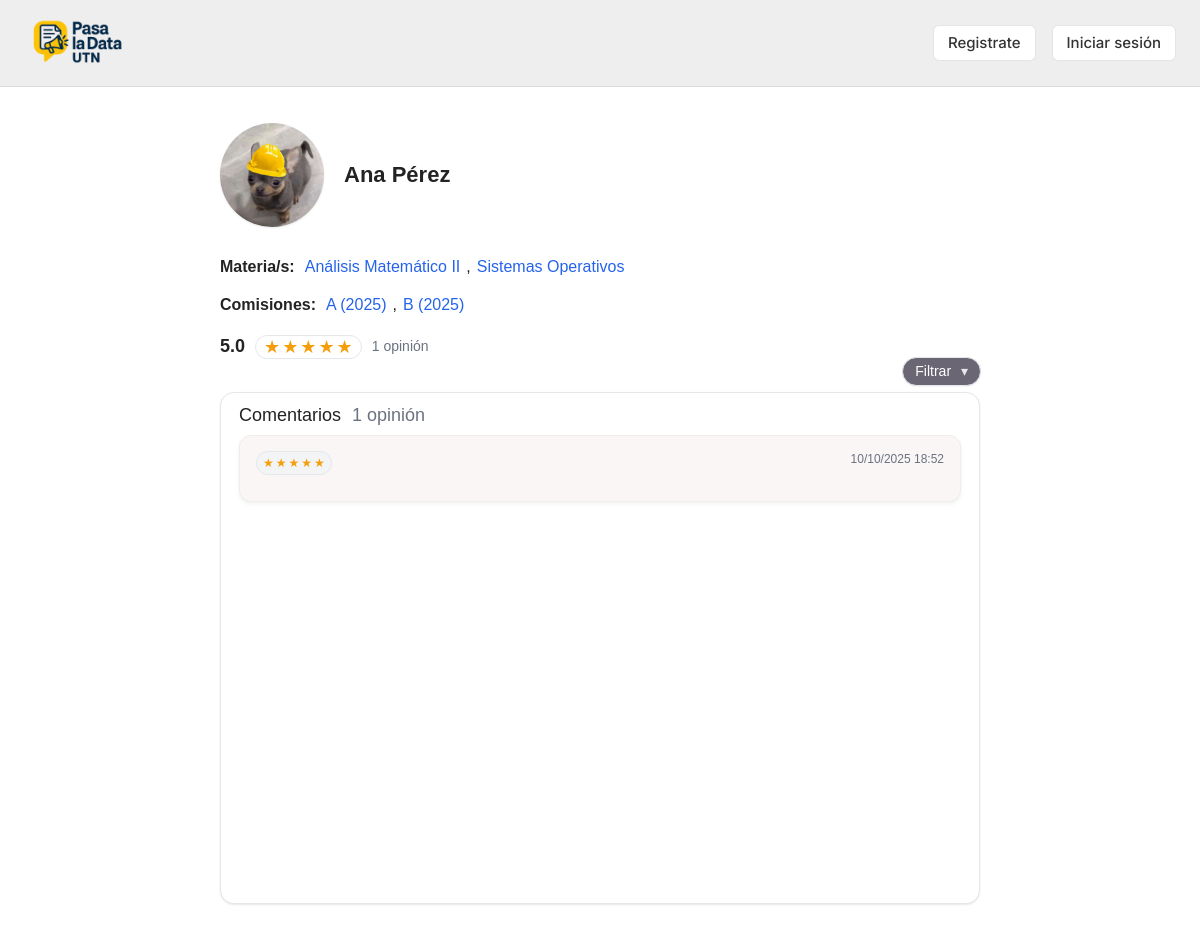
/people/profesor/pro_ana/, run on the app's committed database.
### people/models.py (models this page shows)
class User(AbstractUser):
    class Role(models.TextChoices):
        ALUMNO = "ALU", "Alumno"
        PROFESOR = "PRO", "Profesor"
    rol = models.CharField(max_length=3, choices=Role.choices)
    legajo = models.CharField(max_length=20, unique=True, null=True, blank=True)  # solo alumnos
    username = models.CharField(max_length=150, blank=True, default='')
    imagen_perfil = models.ImageField(
        upload_to="profiles/", null=True, blank=True
    )

### academics/models.py (models this page shows, shortened)
class Materia(models.Model):
    nombre = models.CharField(max_length=120, unique=True)
    eliminado = models.BooleanField(default=False)
    departamento = models.ForeignKey(Department, on_delete=models.CASCADE, related_name="materias")
    descripcion = models.TextField(blank=True, null=True)
    icono = models.CharField(max_length=4096, blank=True, null=True)
    imagen = models.ImageField(upload_to="materias/", blank=True, null=True)
    created_at = models.DateTimeField(auto_now_add=True)
    class Meta:
        ordering = ["nombre"]

### people/views.py (the view)
# urls.py: path("profesor/<str:username>/", views.perfil_profesor, name="perfil_profesor"),
def perfil_profesor(request, username):
    profesor = get_object_or_404(User, username=username, rol="PRO")
    relaciones = (
        MateriaComisionAnio.objects
        .filter(Q(titular=profesor) | Q(jtp=profesor) | Q(ayudante=profesor))
        .select_related("materia", "comision")
        .order_by("materia__nombre", "comision__nombre", "anio")
    )
    materias = (
        relaciones.values_list("materia__id", "materia__nombre")
        .distinct().order_by("materia__nombre")
    )
    seen = set()
    comisiones = []
    for r in relaciones:
        key = (r.materia_id, r.comision_id, r.anio)
        if key in seen:
            continue
        seen.add(key)
        comisiones.append({
            "materia_id": r.materia_id,
            "id": r.comision_id,
            "nombre": r.comision.nombre,
            "anio": r.anio,
        })
    comisiones.sort(key=lambda x: (x["nombre"], x["anio"]))
    qs_tit = ResenaItem.objects.filter(target_type="TITULAR", titular_id=profesor.id)
    qs_jtp = ResenaItem.objects.filter(target_type="JTP", jtp_id=profesor.id)
    order = request.GET.get("order", "desc")
    if order not in ("asc", "desc"):
        order = "desc"
    order_prefix = "" if order == "asc" else "-"
    items_qs = (qs_tit | qs_jtp).order_by(f"{order_prefix}created_at")
    agg = items_qs.aggregate(promedio=Avg("puntuacion"), cantidad=Count("id"))
    promedio = float(agg["promedio"] or 0.0)
    cantidad = int(agg["cantidad"] or 0)
    full_stars = max(0, min(5, int(round(promedio)) if cantidad else 0))
    rating = {
        "score": f"{promedio:.1f}" if cantidad else "—",
        "count_text": _count_text(cantidad),
        "full_stars": full_stars,
    }
    comentarios = [
        {
            "estrellas": int(it.puntuacion or 0),
            "texto": profanity.censor((it.comentario or "").strip()),
            "fecha": localtime(it.created_at).strftime("%d/%m/%Y %H:%M"),
        }
        for it in items_qs[:50]
    ]
    return render(
        request,
        "people/perfil_profesor.html",
        {
            "profesor": profesor,
            "relaciones": relaciones,
            "materias": materias,
            "comisiones": comisiones,
            "rating": rating,
            "comentarios": comentarios,
            "order": order,
        },
    )

### people/views.py (called while the page is built, shortened)
def _count_text(n: int) -> str:
    if n == 1:
        return "1 opinión"

### people/templates/people/perfil_profesor.html (shortened to what this page needs)
{% extends "base.html" %}
{% load static %}
{% block extra_head %}
  <link rel="stylesheet" href="{% static 'css/perfiles.css' %}?v={% now 'U' %}">
{% endblock %}
{% block content %}
<div class="pp-container">
  <section class="pp-header">
    <div class="pp-avatar">
      {% if profesor.imagen_perfil %}
        <img src="{{ profesor.imagen_perfil.url }}" alt="{{ profesor.get_full_name|default:profesor.username }}">
      {% else %}
        <img src="{% static 'people/inge.jpg' %}" alt="{{ profesor.get_full_name|default:profesor.username }}">
      {% endif %}
    </div>
    <div class="pp-headinfo">
      <h1 class="pp-name">{{ profesor.get_full_name|default:profesor.username }}</h1>
    </div>
    <div class="pp-meta">
      <div class="pp-line">
  <span class="pp-field">Materia/s:</span>
  <span class="pp-list">
    {% for mid, mnombre in materias %}
      <a class="pp-link" href="{% url 'academics:perfil_materia' mid %}">{{ mnombre }}</a>{% if not forloop.last %}, {% endif %}
    {% empty %}
      <span class="pp-empty">Sin materias</span>
    {% endfor %}
  </span>
</div>
      <div class="pp-line">
  <span class="pp-field">Comisiones:</span>
  <span class="pp-list">
    {% for c in comisiones %}
      <a class="pp-link" href="{% url 'academics:perfil_comision' c.materia_id c.id c.anio %}">
        {{ c.nombre }} ({{ c.anio }})
      </a>{% if not forloop.last %}, {% endif %}
    {% empty %}
      <span class="pp-empty">Sin comisiones</span>
    {% endfor %}
  </span>
</div>
      <div class="pp-rating-row">
        <span class="pp-score">{{ rating.score }}</span>
        <span class="pp-stars-pill">
          <span class="pp-stars" aria-label="rating">
            {% for i in "12345" %}
              {% if forloop.counter <= rating.full_stars %}
                <i>★</i>
              {% else %}
                <i class="off">★</i>
              {% endif %}
            {% endfor %}
          </span>
        </span>
        <span class="pp-opiniones">{{ rating.count_text }}</span>
      </div>
    </div>
  </section>
  <section class="pp-comments">
    <div class="pp-comments-head">
      <h2>Comentarios <span class="pp-count">{{ rating.count_text }}</span></h2>
      <div class="pp-filter-wrap">
        <button class="pp-filter" id="ppFilterBtn" aria-expanded="false">
          Filtrar <span class="caret">▾</span>
        </button>
      </div>
    </div>
    <div class="pp-comments-box">
      {% for c in comentarios %}
        <article class="pp-comment">
          <div class="pp-stars-badge">
            {% for _ in "12345" %}
              {% if forloop.counter <= c.estrellas %}<i>★</i>{% else %}<i class="off">★</i>{% endif %}
            {% endfor %}
          </div>
          <time class="pp-date">{{ c.fecha }}</time>
        </article>
      {% empty %}
        <div class="pp-no-comments">Todavía no hay comentarios.</div>
      {% endfor %}
    </div>
  </section>
</div>
{% endblock %}

### static/css/app.css (style rules this page uses)
html, body { margin: 0; padding: 0; }
:root { --font-ui: "Inter", system-ui, -apple-system, "Segoe UI", Roboto, Helvetica, Arial, sans-serif; }
html { font-family: var(--font-ui) !important; line-height: 1.5; }
body, input, select, textarea, button { font-family: inherit !important; }
*, *::before, *::after { font-kerning: normal; }

### static/css/perfiles.css (style rules this page uses)
:root { --pp-bg:#fff; --pp-text:#232323; --pp-muted:#6b7280; --pp-primary:#2563eb; --pp-star:#f59e0b; --pp-border:#e5e7eb; --pp-chip-bg:#f3f4f6; --pp-soft:#f9f6f5; --pp-soft-border:#f1ecea; --pp-soft-shadow:0 1px 1px rgba(16,24,40,.04),0 1px 3px rgba(16,24,40,.06); --pp-colw:760px; --pp-font: "Static Label Large", sans-serif; --pp-font-size: 16px; }
.pp-container { width:100%; margin:0 0 80px; padding:0 40px; color:var(--pp-text); font-family:var(--pp-font); font-size:var(--pp-font-size); }
.pp-header,.pp-comments { max-width:var(--pp-colw); margin-left:auto; margin-right:auto; }
.pp-header { display:grid; grid-template-columns:104px 1fr; grid-template-rows:auto auto; grid-template-areas:"avatar name" "meta meta"; gap:16px 20px; align-items:start; padding:36px 0 12px; border-bottom:none; }
.pp-avatar { grid-area:avatar; width:104px;height:104px; border-radius:9999px; overflow:hidden; background:#fafafa; box-shadow:var(--pp-soft-shadow); }
.pp-avatar img { width:100%;height:100%;object-fit:cover; }
.pp-headinfo { grid-area:name; align-self:center; }
.pp-name { margin:0; font-size:22px; font-weight:700; }
.pp-meta { grid-area:meta; display:grid; gap:6px; margin-top:8px; }
.pp-line { display:flex; flex-wrap:wrap; gap:6px 10px; align-items:baseline; margin:4px 0; }
.pp-field { font-weight:600; }
.pp-list { display:inline-flex; flex-wrap:wrap; gap:6px; }
.pp-link { color:var(--pp-primary); text-decoration:none; }
.pp-rating-row { display:flex; align-items:center; gap:10px; margin-top:6px; }
.pp-score { font-weight:700; font-size:18px; }
.pp-stars-pill { display:inline-flex; align-items:center; padding:2px 8px; border-radius:999px; border:1px solid var(--pp-border); background:#fff; }
.pp-stars { display:inline-flex; gap:2px; font-size:18px; line-height:1; }
.pp-stars i { color:var(--pp-star); font-style:normal; }
.pp-opiniones { color:var(--pp-muted); font-size:14px; }
.pp-comments { margin-top:20px; position:relative; background:#fff; border:1px solid var(--pp-border); border-radius:14px; box-shadow:var(--pp-soft-shadow); padding:10px 12px 12px; height:64vh; display:flex; flex-direction:column; }
.pp-comments-head { padding:2px 6px 8px; }
.pp-comments-head h2 { margin:0; font-size:18px; }
.pp-count { color:var(--pp-muted); font-weight:500; margin-left:6px; }
.pp-comments-box { flex:1; overflow-y:auto; padding: 0 6px 0; display:flex; flex-direction:column; gap:12px; background:none; border:none; box-shadow:none; }
.pp-comment { position:relative; background:var(--pp-soft); border:1px solid var(--pp-soft-border); border-radius:12px; padding:14px 16px 18px; box-shadow:0 2px 4px rgba(16,24,40,.06); }
.pp-stars-badge { display:inline-flex; gap:2px; font-size:12px; padding:2px 6px; border-radius:999px; background:var(--pp-chip-bg); color:var(--pp-star); border:1px solid var(--pp-border); margin-bottom:8px; }
.pp-stars-badge i { font-style:normal; color:var(--pp-star); }
.pp-date { position:absolute; right:16px; top:14px; color:var(--pp-muted); font-size:12px; }
.pp-filter-wrap { position:absolute; right:-2px; top:-36px; z-index:10; }
.pp-filter { position:relative; appearance:none; border:1px solid var(--pp-border); background:#6b6673; color:#fff; border-radius:999px; padding:6px 12px; font-size:14px; line-height:1.1; box-shadow:0 1px 1px rgba(16,24,40,.04); cursor:pointer; }
.pp-filter .caret { margin-left:6px; color:#e9e7ee; }
:root { --color-promocionada: #6BB9FF; --color-aprobada: #F4C06A; --color-pendientes: #F07557; --donut-border-w: 8; --legend-fs: 12px; --label-fs: 12px; }

### data on the page
User: get_full_name "Ana Pérez"
Materia: nombre "Análisis Matemático II"
Materia: nombre "Sistemas Operativos"

### other printed values
{{ c.nombre }} "A" "B"
{{ c.anio }} "2025" "2025"
{{ rating.score }} "5.0"
{{ rating.count_text }} "1 opinión"
{{ c.fecha }} "10/10/2025 18:52"
